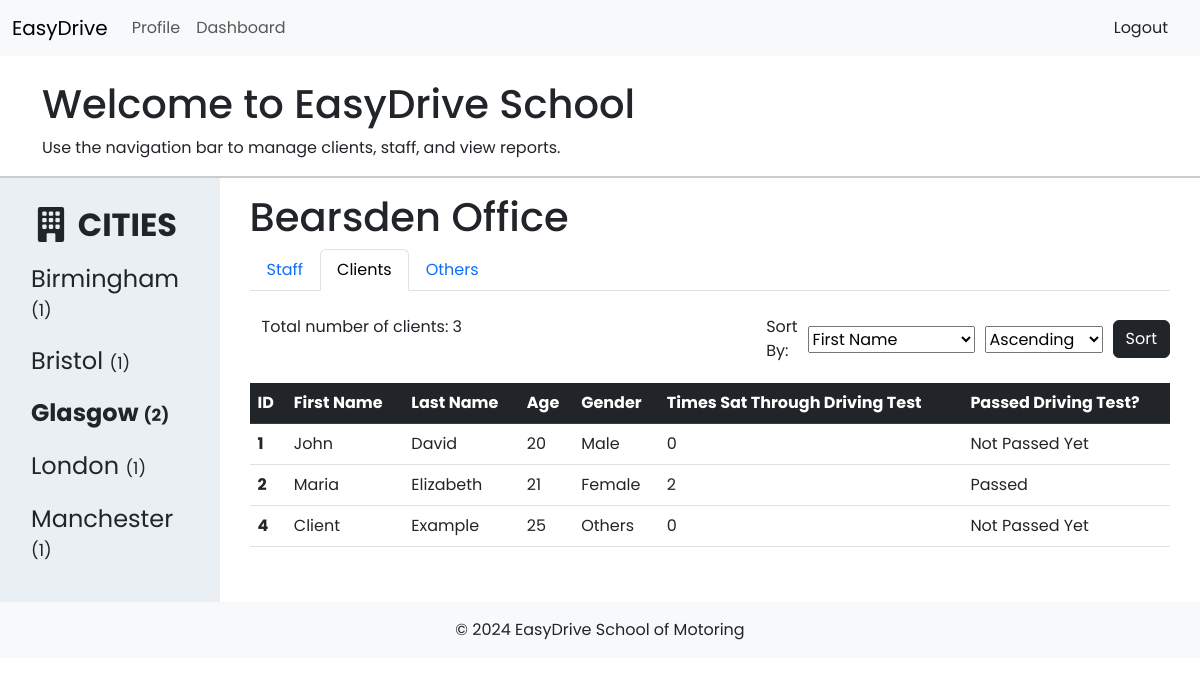
The app's page /views/managerView/dashboard_m_c.php?address=Bearsden (signed in) with its own data.
### tables this page shows
CREATE TABLE `client` (
  `Client_ID` int(11) NOT NULL,
  `First_Name` varchar(255) NOT NULL,
  `Last_Name` varchar(255) NOT NULL,
  `Gender` varchar(50) NOT NULL,
  `Age` int(11) NOT NULL,
  `Office_ID` int(11) NOT NULL,
  `User_ID` int(11) NOT NULL
);

### views/managerView/dashboard_m_c.php (the view, shortened to what this page needs)
<?php
    include '../../db_connection.php';
    $address = $_GET['address'];
    $sql = "SELECT city from office where address = '$address'";
    $data = $conn->query($sql);
    $city = $data -> fetch_assoc();
    $c = $city['city'];
    $sort_column = isset($_GET['sort']) ? $_GET['sort'] : 'c.Client_ID';
    $order = isset($_GET['order']) ? $_GET['order'] : 'ASC';
?>
<!DOCTYPE html>
<html lang="en">
<head>
    <link rel="stylesheet" href="dashboard.css">
    <link rel="stylesheet" href="dashboard_m.css">
</head>
<body style="font-family:'Poppins'; min-height: 100vh;">
    <?php  include 'header_manager.php'  ?>
    <?php  include 'dashboard.php'  ?>
    <div class="main">
        <div class="sidenav">
            <nav id="nav" class="nav">
                <div>
                    <a id="first" class="nav-link link-dark link-underline-opacity-0" style="font-size: 2em ;font-weight: 700;">
                        CITIES
                    </a>
                        <?php
                            $cities = "SELECT City,
                            COUNT(*) as totaloffices
                            from office
                            group by City";
                            $r = $conn->query($cities);
                            while($city = $r -> fetch_assoc()){
                        ?>
                            <a class="nav-link link-dark link-underline-opacity-0" href="dashboard_m.php?city=<?php echo $city['City'] ?>">
                                <?php if($city['City'] === $c): ?>
                                    <h4 style="font-weight: 700;"><?php echo $city['City'] ?> <span>(<?php echo $city['totaloffices'] ?>)</span></h4>
                                <?php else: ?>
                                    <h4><?php echo $city['City'] ?> <span>(<?php echo $city['totaloffices'] ?>)</span></h4>
                                <?php endif ?>
                            </a>
                        <?php
                        }
                    ?>
                </div>
            </nav>
        <div class="dashboard">
            <h1><?php echo $address ?> Office</h1>
            <ul class="nav nav-tabs">
                <li class="nav-item">
                    <a class="nav-link" href="dashboard_m_s.php?address=<?php echo $address ?>">Staff</a>
                </li>
                <li class="nav-item">
                    <a class="nav-link active" aria-current="page" href="">Clients</a>
                </li>
                <li class="nav-item">
                    <a class="nav-link" href="dashboard_m_o.php?address=<?php echo $address ?>">Others</a>
                </li>
            </ul>
            <br>
            <div class="sort">
                <?php
                    $total_client = "SELECT o.Name AS Office_Name, COUNT(c.Client_ID) AS Total_Client
                                    FROM office o
                                    JOIN client c ON o.Office_ID = c.Office_ID
                                    WHERE o.Address = '$address' GROUP BY o.Name";
                    $r2 = $conn->query($total_client);
                ?>
                <div class="container-fluid">
                    <?php while($tc = $r2 -> fetch_assoc()){ ?>
                    Total number of clients: <?php echo $tc['Total_Client'] ?>
                    <?php
                        }
                    ?>
                </div>
                <form class="form" method="GET" action="">
                    <label for="sort">Sort By:</label>
                        <select name="sort" id="sort">
                            <option value="First_Name">First Name</option>
                        </select>
                        <select name="order">
                            <option value="ASC">Ascending</option>
                        </select>
                        <button class="btn btn-dark" type="submit">Sort</button>
                </form>
            </div>
            <table class="table table-hover">
                <thead>
                    <tr class="table-dark">
                    <th scope="col">ID</th>
                    <th scope="col">First Name</th>
                    <th scope="col">Last Name</th>
                    <th scope="col">Age</th>
                    <th scope="col">Gender</th>
                    <th scope="col">Times Sat Through Driving Test</th>
                    <th scope="col">Passed Driving Test?</th>
                    </tr>
                </thead>
                <tbody>
                <?php
                    $client_info = "SELECT
                        c.Client_ID AS ID, c.*,
                        COUNT(DISTINCT l.lesson_id) AS Total_Lessons,
                        COUNT(DISTINCT i.interview_id) AS Total_Interviews,
                        (SELECT COUNT(*)
                            FROM drivingtest t
                            WHERE t.client_ID = c.Client_ID AND t.is_Passed = '1') AS Passed,
                        (SELECT COUNT(*)
                            FROM drivingtest t
                            WHERE t.client_ID = c.Client_ID) AS Total
                        FROM client c
                        JOIN office o ON c.Office_ID = o.Office_ID
                        LEFT JOIN lesson l ON l.client_id = c.Client_ID
                        LEFT JOIN interview i ON i.client_ID = c.client_id
                        WHERE o.Address = '$address'
                        GROUP BY c.Client_ID
                        ORDER BY $sort_column $order
                        ";
                    $r = $conn->query($client_info);
                    while($client = $r -> fetch_assoc()){
                    ?>
                        <tr>
                        <th scope="row"><?php echo $client['ID']?></th>
                        <td><?php echo $client['First_Name']?></td>
                        <td><?php echo $client['Last_Name']?></td>
                        <td><?php echo $client['Age']?></td>
                        <td><?php echo $client['Gender']?></td>
                        <td><?php echo $client['Total']?></td>
                        <td><?php echo $client['Passed'] > 0 ? 'Passed' : 'Not Passed Yet'; ?></td>
                        </tr>
                    <?php
                    }
                ?>
                </tbody>
            </table>
            <br>
        </div>
    </div>
    <?php include '../../footer.php' ?>
</body>
</html>

### views/managerView/dashboard.css (style rules this page uses)
body { min-height: 100vh; }
.main { height: fit-content; }
.main .sidenav { border-top: 2px solid #ccc; }
.main .sidenav #nav { width: 20%; padding: 15px 15px; background-color: #8cadbb31; display: flex; }
.main .sidenav #nav a { border-radius: 10px; }
.main .sidenav #nav a h4 { font-weight: 400; transition: 0.2s; }
.main .sidenav #nav a h4 span { font-size: .7em; }

### views/managerView/dashboard_m.css (style rules this page uses)
.main .sidenav { display: flex; flex-direction: row; }
.dashboard { padding: 15px 30px; }
button { background-color: #cbd9e3; }

### views/managerView/dashboard_m_c.php (style rules this page uses)
.sort { display: flex; flex-direction: row; margin: 0 0 20px 0; }
.sort .form { width: 70%; display: flex; gap: 10px; right: 0; justify-content: space-evenly; align-items: center; }

### views/managerView/header_manager.php (style rules this page uses)
.container-fluid { padding: 0 20px; }

### views/managerView/dashboard.php (style rules this page uses)
.dashboard { width: 90%; height: fit-content; }

### records on screen
client: Client_ID "1", First_Name "John", Last_Name "David", Age "20", Gender "Male", Total "0", shows "Not Passed Yet"
client: Client_ID "2", First_Name "Maria", Last_Name "Elizabeth", Age "21", Gender "Female", Total "2", shows "Passed"
client: Client_ID "4", First_Name "Client", Last_Name "Example", Age "25", Gender "Others", Total "0", shows "Not Passed Yet"

### other values on screen
$city['City'] "Birmingham"
$city['totaloffices'] "1"
$city['City'] "Bristol"
$city['City'] "Glasgow"
$city['totaloffices'] "2"
$city['City'] "London"
$city['City'] "Manchester"
$address "Bearsden"
$tc['Total_Client'] "3"
